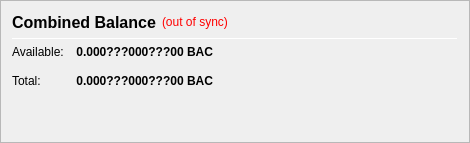
                   <widget class="QFrame" name="frame_CombinedBalances">
                    <property name="minimumSize">
                     <size>
                      <width>470</width>
                      <height>0</height>
                     </size>
                    </property>
                    <property name="frameShape">
                     <enum>QFrame::StyledPanel</enum>
                    </property>
                    <property name="frameShadow">
                     <enum>QFrame::Raised</enum>
                    </property>
                    <layout class="QVBoxLayout" name="verticalLayout_5">
                     <item>
                      <layout class="QHBoxLayout" name="horizontalLayout_5" stretch="0,0,0">
                       <item>
                        <widget class="QLabel" name="label_5z">
                         <property name="minimumSize">
                          <size>
                           <width>0</width>
                           <height>20</height>
                          </size>
                         </property>
                         <property name="font">
                          <font>
                           <pointsize>12</pointsize>
                           <weight>75</weight>
                           <bold>true</bold>
                          </font>
                         </property>
                         <property name="toolTip">
                          <string>Combined Balance (including unconfirmed and immature coins)</string>
                         </property>
                         <property name="text">
                          <string>Combined Balance</string>
                         </property>
                        </widget>
                       </item>
                       <item>
                        <widget class="QLabel" name="labelWalletStatus">
                         <property name="cursor">
                          <cursorShape>WhatsThisCursor</cursorShape>
                         </property>
                         <property name="toolTip">
                          <string>The displayed information may be out of date. Your wallet automatically synchronizes with the BAC network after a connection is established, but this process has not completed yet.</string>
                         </property>
                         <property name="styleSheet">
                          <string notr="true">QLabel { color: red; }</string>
                         </property>
                         <property name="text">
                          <string notr="true">(out of sync)</string>
                         </property>
                         <property name="alignment">
                          <set>Qt::AlignLeading|Qt::AlignLeft|Qt::AlignVCenter</set>
                         </property>
                        </widget>
                       </item>
                       <item>
                        <spacer name="horizontalSpacer_1">
                         <property name="orientation">
                          <enum>Qt::Horizontal</enum>
                         </property>
                         <property name="sizeHint" stdset="0">
                          <size>
                           <width>40</width>
                           <height>20</height>
                          </size>
                         </property>
                        </spacer>
                       </item>
                      </layout>
                     </item>
                     <item>
                      <widget class="Line" name="line_CombinedBalance">
                       <property name="minimumSize">
                        <size>
                         <width>0</width>
                         <height>1</height>
                        </size>
                       </property>
                       <property name="maximumSize">
                        <size>
                         <width>16777215</width>
                         <height>1</height>
                        </size>
                       </property>
                       <property name="orientation">
                        <enum>Qt::Horizontal</enum>
                       </property>
                      </widget>
                     </item>
                     <item>
                      <layout class="QGridLayout" name="gridLayout_3">
                       <property name="spacing">
                        <number>12</number>
                       </property>
                       <item row="1" column="0">
                        <widget class="QLabel" name="labelBalanceTextz">
                         <property name="text">
                          <string>Available:</string>
                         </property>
                        </widget>
                       </item>
                       <item row="1" column="1">
                        <widget class="QLabel" name="labelBalancez">
                         <property name="font">
                          <font>
                           <weight>75</weight>
                           <bold>true</bold>
                          </font>
                         </property>
                         <property name="cursor">
                          <cursorShape>IBeamCursor</cursorShape>
                         </property>
                         <property name="toolTip">
                          <string>Your current spendable balance</string>
                         </property>
                         <property name="text">
                          <string notr="true">0.000???000???00 BAC</string>
                         </property>
                         <property name="alignment">
                          <set>Qt::AlignRight|Qt::AlignTrailing|Qt::AlignVCenter</set>
                         </property>
                         <property name="textInteractionFlags">
                          <set>Qt::LinksAccessibleByMouse|Qt::TextSelectableByKeyboard|Qt::TextSelectableByMouse</set>
                         </property>
                        </widget>
                       </item>
                       <item row="2" column="0">
                        <widget class="QLabel" name="labelTotalTextz">
                         <property name="text">
                          <string>Total:</string>
                         </property>
                        </widget>
                       </item>
                       <item row="2" column="1">
                        <widget class="QLabel" name="labelTotalz">
                         <property name="font">
                          <font>
                           <weight>75</weight>
                           <bold>true</bold>
                          </font>
                         </property>
                         <property name="cursor">
                          <cursorShape>IBeamCursor</cursorShape>
                         </property>
                         <property name="toolTip">
                          <string>Total Balance, including all unavailable coins.</string>
                         </property>
                         <property name="text">
                          <string notr="true">0.000???000???00 BAC</string>
                         </property>
                         <property name="alignment">
                          <set>Qt::AlignRight|Qt::AlignTrailing|Qt::AlignVCenter</set>
                         </property>
                         <property name="textInteractionFlags">
                          <set>Qt::LinksAccessibleByMouse|Qt::TextSelectableByKeyboard|Qt::TextSelectableByMouse</set>
                         </property>
                        </widget>
                       </item>
                       <item row="2" column="3">
                        <spacer name="horizontalSpacer_2">
                         <property name="orientation">
                          <enum>Qt::Horizontal</enum>
                         </property>
                         <property name="sizeHint" stdset="0">
                          <size>
                           <width>40</width>
                           <height>20</height>
                          </size>
                         </property>
                        </spacer>
                       </item>
                      </layout>
                     </item>
                     <item>
                      <spacer name="verticalSpacer_1">
                       <property name="orientation">
                        <enum>Qt::Vertical</enum>
                       </property>
                       <property name="sizeHint" stdset="0">
                        <size>
                         <width>20</width>
                         <height>40</height>
                        </size>
                       </property>
                      </spacer>
                     </item>
                    </layout>
                   </widget>
